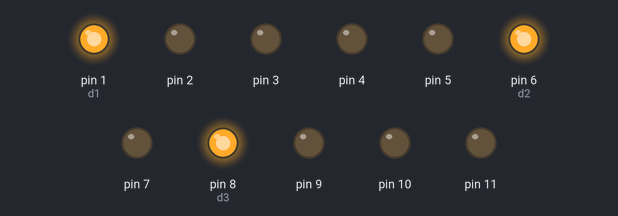
Simulated run of this sketch. Board: Arduino Uno, built with avr-gcc and run on an emulated ATmega328P. Shown: output pins drawn as LEDs (lit = HIGH). Pins used as bus, display or sensor lines are not drawn.

Above: at 0.1 s.
Timing chart, 0 to 1.6 s (numbered marks = the images above):
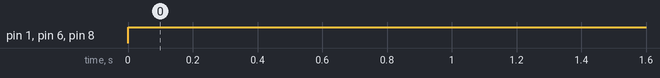

The sketch:

ledSemDelay_Classes.ino
```cpp
#define d1 1
#define d2 6
#define d3 8
#define d4 12

class Led{
    unsigned long previousMillis;
    long interval;
    int ledEstado;
    int pino;
    long des;
public:
    Led(int p, long Interval, long Des){
      interval = Interval;
      des = Des;
      pino = p;
      ledEstado = LOW;
      previousMillis = 0;
      pinMode(pino, OUTPUT);
    }
    void pisca(){
      unsigned long currentMillis = millis();
      if((ledEstado == LOW)&&(currentMillis - previousMillis >= interval)){
        ledEstado = HIGH;
        digitalWrite(pino, ledEstado);
        previousMillis = currentMillis;
      }else if((ledEstado==HIGH)&&(currentMillis - previousMillis >= des)){
        ledEstado = LOW;
        digitalWrite(pino, ledEstado);
        previousMillis = currentMillis;
      }
    }
};

Led led1(1, 130, 130);
Led led2(2, 130, 130);
Led led3(3, 130, 130);
Led led4(4, 130, 130);
Led led5(5, 130, 130);
Led led6(6, 130, 130);
Led led7(7, 130, 130);
Led led8(8, 130, 130);
Led led9(9, 130, 130);
Led led10(10, 130, 130);
Led led11(11, 130, 130);

void setup()
{
 pinMode(d1,OUTPUT);
 pinMode(d2,OUTPUT);
 pinMode(d3,OUTPUT);
 pinMode(d4,OUTPUT);
}

void loop()
{
  digitalWrite(d1, HIGH);
  digitalWrite(d2, HIGH);
  digitalWrite(d3, HIGH);
  digitalWrite(d4, HIGH);
 /*
  led1.pisca();

  led3.pisca();
  led4.pisca();
  led5.pisca();
  led6.pisca();
  led7.pisca();
  led8.pisca();

  led10.pisca();
  led11.pisca();
  */
}
```

Measured:
- by itself, pin 1 (d1), pin 6 (d2), pin 8 (d3): LOW → HIGH at 0.00 s
